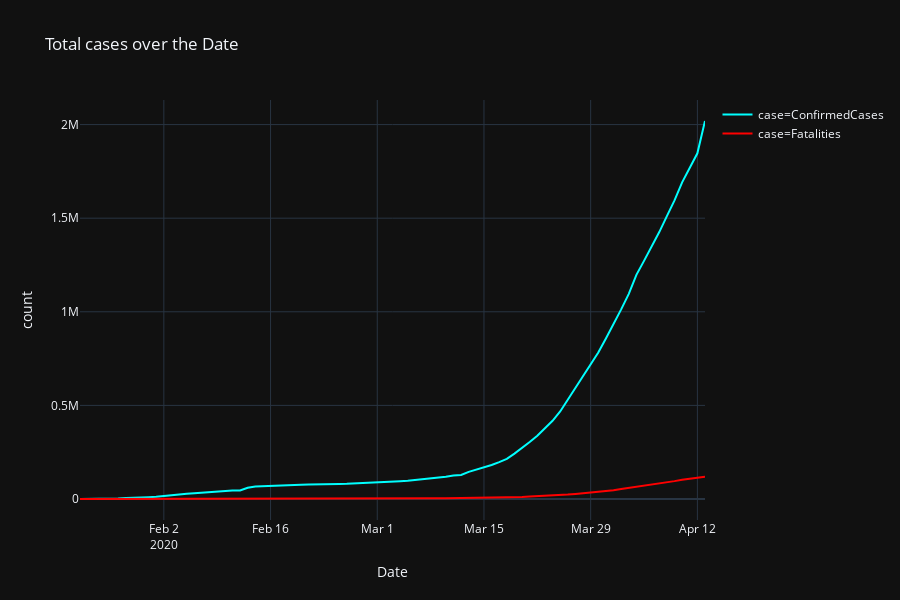

Write notebook code for a chart like this one.
### Code cell
# Total cases over the world 
temp = train.groupby('Date')['ConfirmedCases', 'Fatalities'].sum().reset_index()
temp = temp.melt(id_vars="Date", value_vars=['ConfirmedCases', 'Fatalities'],
                 var_name='case', value_name='count')

fig = px.line(temp, x="Date", y="count", color='case',
              title='Total cases over the Date ', color_discrete_sequence = ['cyan', 'red'])
fig.show()
